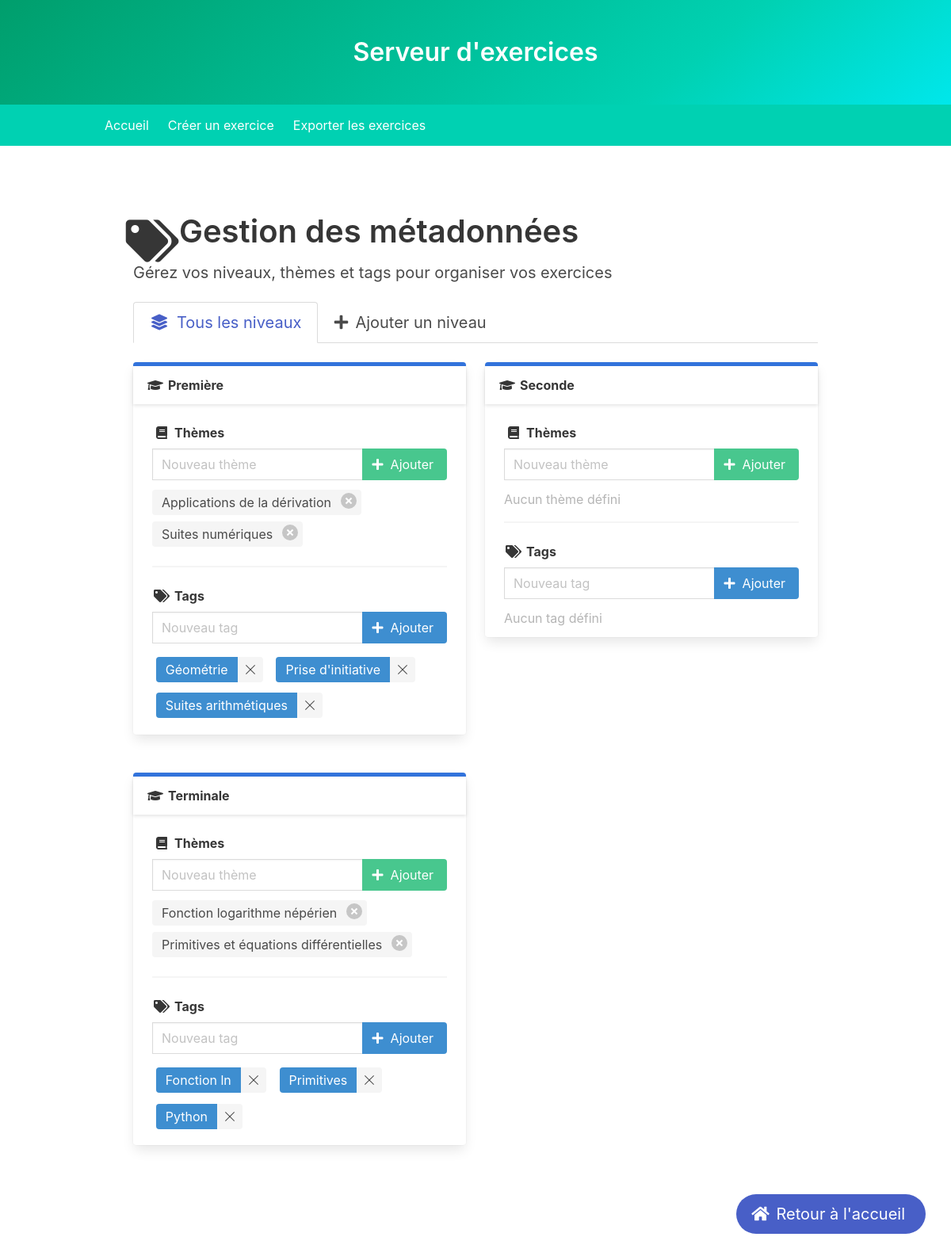
Page /manage_metadata on the earlier database version.
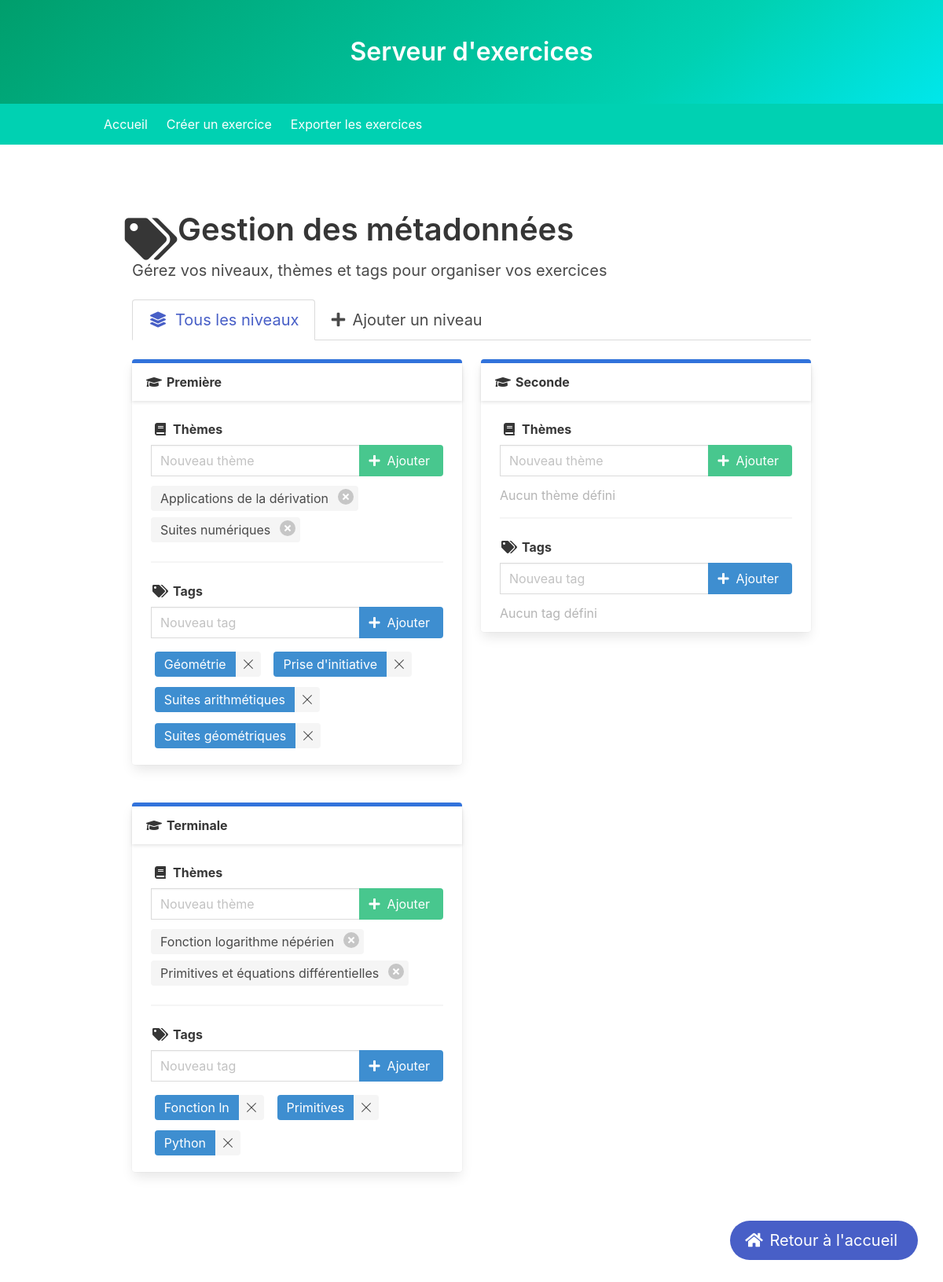
Same page on the later database version.
### models.py (models this page shows, shortened)
class Level(db.Model):
    __tablename__ = 'levels'
    id = db.Column(db.Integer, primary_key=True)
    name = db.Column(db.String, nullable=False, unique=True)
    themes = db.relationship('Theme', backref='level', lazy=True)
    tags = db.relationship('Tag', backref='level', lazy=True)
    exercices = db.relationship('Exercice', backref='level_rel', lazy=True)

class Theme(db.Model):
    __tablename__ = 'themes'
    id = db.Column(db.Integer, primary_key=True)
    name = db.Column(db.String, nullable=False)
    level_id = db.Column(db.Integer, db.ForeignKey('levels.id', name='fk_theme_level'), nullable=False)
    exercices = db.relationship('Exercice', backref='theme_rel', lazy=True)
    __table_args__ = (db.UniqueConstraint('name', 'level_id', name='uq_theme_name_level'),)

class Tag(db.Model):
    __tablename__ = 'tags'
    id = db.Column(db.Integer, primary_key=True)
    name = db.Column(db.String, nullable=False)
    level_id = db.Column(db.Integer, db.ForeignKey('levels.id', name='fk_tag_level'), nullable=False)  # Maintenant non nullable
    __table_args__ = (db.UniqueConstraint('name', 'level_id', name='uq_tag_name_level'),)  # Modifié

### app.py (the view, shortened to what this page needs)
@app.route('/manage_metadata', methods=['GET', 'POST'])
def manage_metadata():
    levels = Level.query.order_by(Level.name).all()
    level_data = {}
    for level in levels:
        level_data[level.id] = {
            'name': level.name,
            'themes': Theme.query.filter_by(level_id=level.id).order_by(Theme.name).all(),
            'tags': Tag.query.filter_by(level_id=level.id).order_by(Tag.name).all()
        }
    return render_template('manage_metadata.html', levels=levels, level_data=level_data)

### templates/manage_metadata.html (shortened to what this page needs)
{% extends 'base.html' %}
{% block content %}
<section class="section">
    <div class="container">
        <div class="columns">
            <div class="column is-12">
                <h1 class="title is-2">
                    <span class="icon-text">
                        <span class="icon is-large">
                            <i class="fas fa-tags fa-lg"></i>
                        </span>
                        <span>Gestion des métadonnées</span>
                    </span>
                </h1>
                <p class="subtitle is-5">Gérez vos niveaux, thèmes et tags pour organiser vos exercices</p>
                <div class="tabs is-boxed is-medium">
                    <ul>
                        <li class="is-active">
                            <a>
                                <span class="icon"><i class="fas fa-layer-group"></i></span>
                                <span>Tous les niveaux</span>
                            </a>
                        </li>
                        <li>
                            <a href="#add-new-level" class="js-modal-trigger" data-target="add-level-modal">
                                <span class="icon is-small"><i class="fas fa-plus"></i></span>
                                <span>Ajouter un niveau</span>
                            </a>
                        </li>
                    </ul>
                </div>
                <div class="columns is-multiline fade-in">
                    {% for level in levels %}
                    <div class="column is-6">
                        <div class="card level-card">
                            <header class="card-header">
                                <p class="card-header-title">
                                    <span class="icon-text">
                                        <span class="icon">
                                            <i class="fas fa-graduation-cap"></i>
                                        </span>
                                        <span>{{ level.name }}</span>
                                    </span>
                                </p>
                            </header>
                            <div class="card-content">
                                <div class="content">
                                    <div class="field">
                                        <label class="label">
                                            <span class="icon-text">
                                                <span class="icon">
                                                    <i class="fas fa-book"></i>
                                                </span>
                                                <span>Thèmes</span>
                                            </span>
                                        </label>
                                        <div class="control">
                                            <form method="POST" class="field has-addons">
                                                <div class="control is-expanded">
                                                    <input type="text" name="theme_name" class="input" placeholder="Nouveau thème" required>
                                                </div>
                                                <div class="control">
                                                    <button type="submit" class="button is-success">
                                                        <span class="icon is-small">
                                                            <i class="fas fa-plus"></i>
                                                        </span>
                                                        <span>Ajouter</span>
                                                    </button>
                                                </div>
                                            </form>
                                        </div>
                                        <div class="tags are-medium mt-3">
                                            {% for theme in level_data[level.id]['themes'] %}
                                            <div class="tag theme-tag">
                                                {{ theme.name }}
                                                <form method="POST" class="is-inline ml-2">
                                                    <button type="submit" class="delete"
                                                            onclick="return confirm('Êtes-vous sûr de vouloir supprimer ce thème ?')">
                                                    </button>
                                                </form>
                                            </div>
                                            {% else %}
                                            <span class="has-text-grey-light">Aucun thème défini</span>
                                            {% endfor %}
                                        </div>
                                    </div>
                                    <hr>
                                    <div class="field">
                                        <label class="label">
                                            <span class="icon-text">
                                                <span class="icon">
                                                    <i class="fas fa-tags"></i>
                                                </span>
                                                <span>Tags</span>
                                            </span>
                                        </label>
                                        <div class="control">
                                            <form method="POST" class="field has-addons">
                                                <div class="control is-expanded">
                                                    <input type="text" name="tag_name" class="input" placeholder="Nouveau tag" required>
                                                </div>
                                                <div class="control">
                                                    <button type="submit" class="button is-info">
                                                        <span class="icon is-small">
                                                            <i class="fas fa-plus"></i>
                                                        </span>
                                                        <span>Ajouter</span>
                                                    </button>
                                                </div>
                                            </form>
                                        </div>
                                        <div class="field is-grouped is-grouped-multiline mt-3">
                                            {% for tag in level_data[level.id]['tags'] %}
                                            <div class="control">
                                                <div class="tags has-addons">
                                                    <span class="tag is-info is-medium">{{ tag.name }}</span>
                                                    <a class="tag is-delete is-medium"
                                                       onclick="confirmDeleteTag('{{ tag.id }}', '{{ tag.name }}')"></a>
                                                </div>
                                            </div>
                                            {% else %}
                                            <span class="has-text-grey-light">Aucun tag défini</span>
                                            {% endfor %}
                                        </div>
                                    </div>
                                </div>
                            </div>
                        </div>
                    </div>
                    {% endfor %}
                </div>
            </div>
        </div>
        <div class="action-buttons">
            <a href="{{ url_for('home') }}" class="button is-link is-rounded is-medium">
                <span class="icon">
                    <i class="fas fa-home"></i>
                </span>
                <span>Retour à l'accueil</span>
            </a>
        </div>
    </div>
</section>
{% endblock %}

### templates/base.html (shortened to what this page needs)
<!DOCTYPE html>
<html lang="en">
<head>
    <link rel="stylesheet" href="https://cdnjs.cloudflare.com/ajax/libs/bulma/0.9.3/css/bulma.min.css">
    <link rel="stylesheet" href="https://cdnjs.cloudflare.com/ajax/libs/font-awesome/5.15.4/css/all.min.css">
    <link rel="stylesheet" href="https://cdnjs.cloudflare.com/ajax/libs/highlight.js/11.7.0/styles/github.min.css">
</head>
<body>
    <section class="hero is-primary is-bold">
        <div class="hero-body">
            <div class="container">
                <h1 class="title has-text-centered">Serveur d'exercices</h1>
            </div>
        </div>
    </section>
    <nav class="navbar is-primary">
        <div class="container">
            <div class="navbar-menu">
                <div class="navbar-start">
                    <a class="navbar-item" href="/">Accueil</a>
                    <a class="navbar-item" href="/create_exercise">Créer un exercice</a>
                    <a class="navbar-item" href="/export_menu">Exporter les exercices</a>
                </div>
            </div>
        </div>
    </nav>
    <section class="section">
        <div class="container">
            {% block content %}{% endblock %}
        </div>
    </section>
</body>
</html>

### templates/manage_metadata.html (style rules this page uses)
.fade-in { animation: fadeIn 0.3s; }
.card { transition: all 0.3s ease; margin-bottom: 1.5rem; }
.tag.is-medium { margin: 0.3rem; transition: transform 0.2s; }
.level-card { border-top: 5px solid #3273dc; }
.theme-tag { background-color: #23d160; color: white; position: relative; }
.action-buttons { position: fixed; bottom: 2rem; right: 2rem; z-index: 30; }

Differences in the rows shown:
added Tag: name "Suites géométriques", shown under Level "Première"
